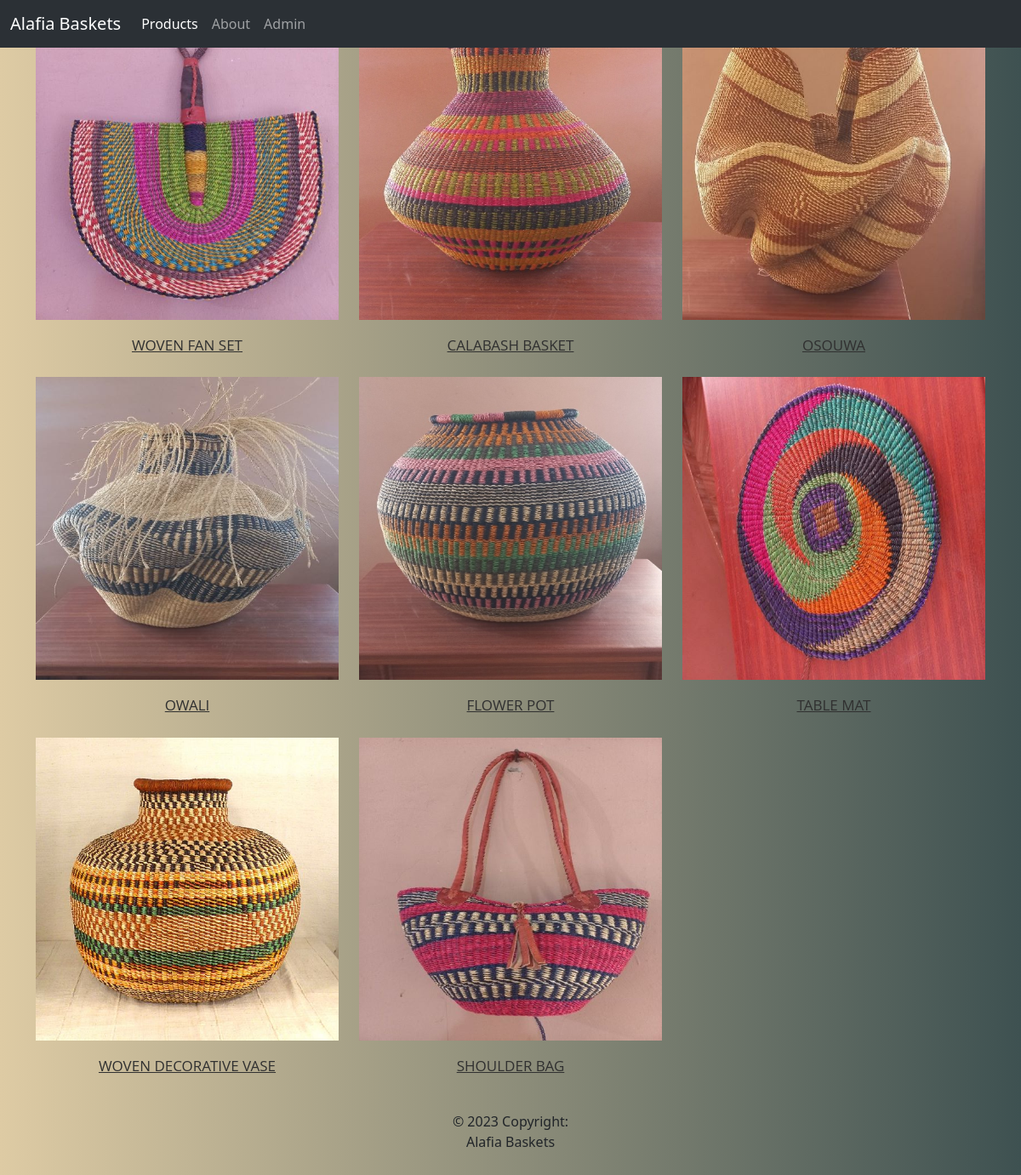
The page /product-catalogue/ on the database its author committed.
### product/models.py (models this page shows, shortened)
class Product(models.Model):
    name = models.CharField(max_length=101, blank=False, null=False)
    description = models.TextField()
    image = models.ImageField(upload_to=filepath)

### product/views.py (the view)
# urls.py: path('product-catalogue/', product_catalogue, name='product-catalogue'),
def product_catalogue(request):
    products = Product.objects.all()
    context = {'products':products}
    return render(request, 'product/product_catalogue.html', context)

### templates/product/product_catalogue.html (shortened to what this page needs)
{% extends 'product/base.html' %}
{% block content %}
    {% load static %}
    <link href="https://use.fontawesome.com/releases/v5.7.2/css/all.css" rel="stylesheet"/>
    <link rel="stylesheet" href="{% static 'product/catalogue.css' %}" />
    <div class="container">
        <div class="row">
            {% for p in products %}
                <div class="col-md-4 col-sm-6">
                    <div class="product-grid2">
                        <div class="product-image2">
                            <a href="#collapseExample" data-bs-toggle="collapse" aria-controls="collapseExample" aria-expanded="false" >
                                <img src="{% static p.image.url %}" alt="image"/>
                            </a>
                            <ul class="social">
                            </ul>
                        </div>
                        <div class="product-content">
                            <h3 class="title">
                                <a href="#collapseExample" data-bs-toggle="collapse" aria-controls="collapseExample" aria-expanded="false">
                                    {{ p.name }}
                                </a>
                            </h3>
                        </div>
                    </div>
                </div>
            {% endfor %}
        </div>
    </div>
{% endblock content %}

### templates/product/base.html (shortened to what this page needs)
<!DOCTYPE html>
<html lang="en">
    <head>
        <link href="https://cdn.jsdelivr.net/npm/bootstrap@5.3.0-alpha1/dist/css/bootstrap.min.css" rel="stylesheet">
    </head>
    <body>
        <nav class="navbar fixed-top navbar-expand-lg bg-body-tertiary bg-dark" data-bs-theme="dark"">
            <div class="container-fluid">
                <a class="navbar-brand" href="{% url 'home' %}">Alafia Baskets</a>
                <div class="collapse navbar-collapse" id="navbarNav">
                    <ul class="navbar-nav">
                        <li class="nav-item">
                            <a class="nav-link active" aria-current="page" href="{% url 'product-catalogue' %}">Products</a>
                        </li>
                        <li class="nav-item">
                            <a class="nav-link" href="{% url 'about' %}">About</a>
                        </li>
                        {% if user.is_authenticated %}
                        <li class="nav-item">
                            <a class="nav-link" href="{% url 'admin-dashboard' %}">Admin Dashboard</a>
                        </li>
                        <li class="nav-item">
                            <a class="nav-link" href="{% url 'admin-add-product' %}">Add Product</a>
                        </li>
                        <li class="nav-item">
                            <a class="nav-link" href="{% url 'adminlogout' %}">Logout</a>
                        </li>
                        {% else %}
                        <li class="nav-item">
                            <a class="nav-link" href="{% url 'adminlogin' %}">Admin</a>
                        </li>
                        {% endif %}
                    </ul>
                </div>
            </div>
        </nav>
        {% block content %}
        {% endblock content %}
        <footer class="page-footer font-small cyan darken-3 mt-auto">
            <div class="footer-copyright text-center py-3">© 2023 Copyright:
                <p> Alafia Baskets</p>
            </div>
        </footer>
</body>
</html>

### static/product/catalogue.css (style rules this page uses)
body { background-image: linear-gradient(to right, #DECBA4, #3E5151); }
.row { padding-top: 20px; }
.product-grid2 { font-family:'Open Sans',sans-serif;position:relative }
.product-grid2 .product-image2 { overflow:hidden;position:relative }
.product-grid2 .product-image2 a { display:block }
.product-grid2 .product-image2 img { width:100%;height:auto }
.product-grid2 .social { padding:0;margin:0;position:absolute;bottom:50px;right:25px;z-index:1 }
.product-grid2 .product-content { padding:20px 10px;text-align:center }
.product-grid2 .title { font-size:17px;margin:0 0 7px }
.product-grid2 .title a { color:#303030 }

### rows shown on the page
Product: image (picture), name "WOVEN FAN SET"
Product: image (picture), name "CALABASH BASKET"
Product: image (picture), name "OSOUWA"
Product: image (picture), name "OWALI"
Product: image (picture), name "FLOWER POT"
Product: image (picture), name "TABLE MAT"
Product: image (picture), name "WOVEN DECORATIVE VASE"
Product: image (picture), name "SHOULDER BAG"
